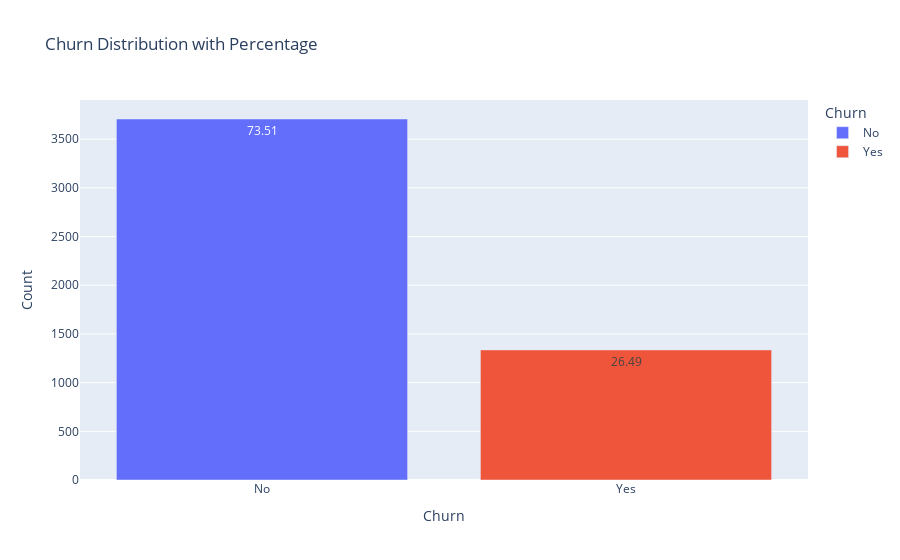

Write notebook code for a chart like this one.
### Markdown cell above
**1. What is the proportion of customers who have churned versus those who have not churned?**

### Code cell
# Calculate the distribution of 'Churn' in the master_df dataset
churn_distribution = master_df['Churn'].value_counts().reset_index(name='Count')

# Calculate the percentage of each category
churn_distribution['Percentage'] = round((churn_distribution['Count'] / churn_distribution['Count'].sum()) * 100, 2)

# Print the distribution
print(churn_distribution)

# Plot the distribution with percentage
fig = px.bar(churn_distribution, 
             x='Churn', 
             y='Count', 
             color='Churn', 
             text='Percentage',  # Add percentage to hover text
             title='Churn Distribution with Percentage', 
             labels={'Count': 'Count', 'Churn': 'Churn', 'Percentage': 'Percentage (%)'}
             )


# Show plot
fig.show()

### Figure 1 — Plotly figure (JSON) as saved in the notebook; plotly's stock layout.template omitted (floating-point values rounded to 4 significant figures)
{"data": [{"alignmentgroup": "True", "hovertemplate": "Churn=%{x}<br>Count=%{y}<br>Percentage (%)=%{text}<extra></extra>", "legendgroup": "No", "marker": {"color": "#636efa", "pattern": {"shape": ""}}, "name": "No", "offsetgroup": "No", "orientation": "v", "showlegend": true, "text": [73.51], "textposition": "auto", "type": "bar", "x": ["No"], "xaxis": "x", "y": [3707], "yaxis": "y"}, {"alignmentgroup": "True", "hovertemplate": "Churn=%{x}<br>Count=%{y}<br>Percentage (%)=%{text}<extra></extra>", "legendgroup": "Yes", "marker": {"color": "#EF553B", "pattern": {"shape": ""}}, "name": "Yes", "offsetgroup": "Yes", "orientation": "v", "showlegend": true, "text": [26.49], "textposition": "auto", "type": "bar", "x": ["Yes"], "xaxis": "x", "y": [1336], "yaxis": "y"}], "layout": {"barmode": "relative", "legend": {"title": {"text": "Churn"}, "tracegroupgap": 0}, "title": {"text": "Churn Distribution with Percentage"}, "xaxis": {"anchor": "y", "categoryarray": ["No", "Yes"], "categoryorder": "array", "domain": [0, 1], "title": {"text": "Churn"}}, "yaxis": {"anchor": "x", "domain": [0, 1], "title": {"text": "Count"}}}}
